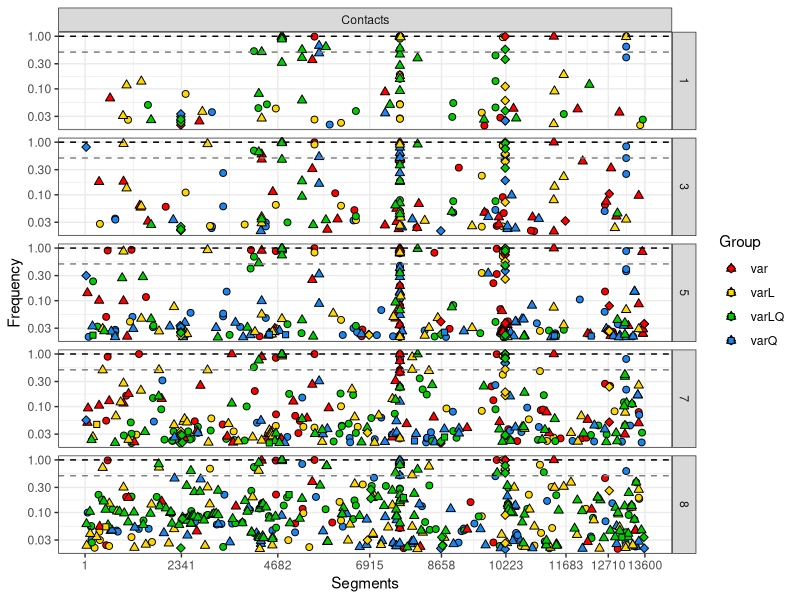
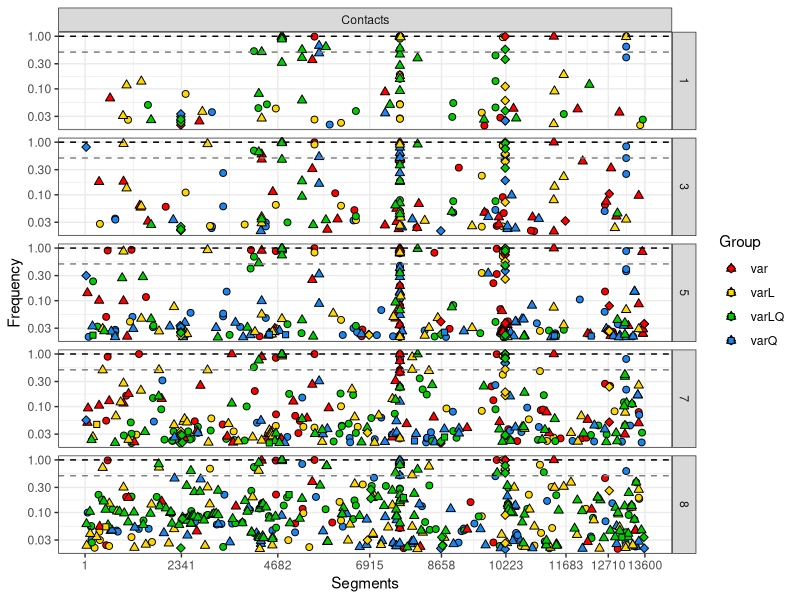

Write the R code that produced these figures, in order.
## ---- chunk 1
library(dplyr) 
library(ggplot2)
library(stringr)
## ---- chunk 2
## Import files and add headers
## Import Quail.Complete.txt
Quail.Complete <- read.table("Quail.Complete.txt", 
                             header = F, sep = "\t", stringsAsFactors = T)
colnames(Quail.Complete) <- c("Sample", "Quail", "day", "Expo", "Group")
Quail.Complete$Sample <- as.character(Quail.Complete$Sample)
##Erase trailing space in column "Samples"
Quail.Complete$Sample <-trimws(Quail.Complete$Sample,"r")

## Import Complete.Extended.AF.Cov.final.tsv
Complete.Extended.AF.Cov.final <-read.table("Complete.Extended.AF.Cov.final.tsv", head = F)
colnames(Complete.Extended.AF.Cov.final) <- 
  c("Segment", "Position", "Cov", "Length", "REF", "ALT", "Freq", "Sample")

## Complete.SNPdat.Ext.txt
Complete.SNPdat.Ext <- read.table("Complete.SNPdat.Ext.txt", 
                                  sep = "\t", stringsAsFactors=F, head = F, na.strings=c("","NA"))
colnames(Complete.SNPdat.Ext) <- 
  c("Segment", "Position", "REF-AA", "ALT-AA", "SYN", "Sample")

# Erase trailing spaces
Complete.SNPdat.Ext$SYN <-trimws(Complete.SNPdat.Ext$SYN)
# Replace "" for "O"
Complete.SNPdat.Ext$SYN[Complete.SNPdat.Ext$SYN ==""] <- "O"

## ---- chunk 3
## Join(s)

# Complete.SNPdat.Ext have duplicated entries based on synonymous mutations found 
# in the same positions within the same segment
Complete.SNPdat.Ext <- Complete.SNPdat.Ext %>% 
  unique()

# Convert columns to the same class
Complete.SNPdat.Ext$Position <- 
  as.character(Complete.SNPdat.Ext$Position)

Complete.Extended.AF.Cov.final$Segment <- 
  as.numeric(Complete.Extended.AF.Cov.final$Segment)

Complete.Extended.AF.Cov.final$Position <- 
  as.character(Complete.Extended.AF.Cov.final$Position)

Complete.SNPdat.Ext$Segment <- 
  as.numeric(Complete.SNPdat.Ext$Segment)

Complete.Extended.AF.Cov.final$Sample <-
  as.character(Complete.Extended.AF.Cov.final$Sample)

# Join
Complete.Extended.AF.Cov.SNPdat <- Complete.Extended.AF.Cov.final %>%
  left_join(Complete.SNPdat.Ext, by = c("Sample", "Segment", "Position")) 

# Add Quail information
Complete.Extended.AF.Cov.SNPdat.final <- Complete.Extended.AF.Cov.SNPdat %>%
  left_join(Quail.Complete, by = c("Sample")) 

# Erase trailing blank characters
Complete.Extended.AF.Cov.SNPdat.final$Expo <- 
  trimws(Complete.Extended.AF.Cov.SNPdat.final$Expo)
Complete.Extended.AF.Cov.SNPdat.final$Group <- 
  trimws(Complete.Extended.AF.Cov.SNPdat.final$Group)

## ---- chunk 4
#########                                           #############
# Fix annotation discrepancies and time points with fewer genomes#
########                                            #############

## Replace DC day dpi annotation for dpc annotation
# Create list
q = c("3" = "1",
      "5" = "3",
      "7" = "5",
      "9" = "7",
      "10" = "8")

# Substitute        
Complete.Extended.AF.Cov.SNPdat.final<-Complete.Extended.AF.Cov.SNPdat.final %>% 
  mutate(day = case_when(Expo == "DC" ~ str_replace_all(day, q),
                         TRUE ~ as.character(day)))

## Remove 9 dpi
Complete.Extended.AF.Cov.SNPdat.final <-
  Complete.Extended.AF.Cov.SNPdat.final %>% 
  filter(!(Expo == "DI" & day == 9)) 

## Flag nonsense mutations
Complete.Extended.AF.Cov.SNPdat.final <-
Complete.Extended.AF.Cov.SNPdat.final %>% 
  mutate(SYN = 
           case_when((is.na(`ALT-AA`) & SYN == "N") ~ str_replace(SYN, "N", "X"), 
                         TRUE ~ as.character(SYN)))

write.table(Complete.Extended.AF.Cov.SNPdat.final, 
            file = "Complete.Extended.AF.Cov.SNPdat.final.txt", 
            quote = F, sep="\t",
            row.names = FALSE)
## ---- chunk 5

## Filter DI and DC into SYN (Y), NONSYN (N), No.cod (O) and STOP (X)

## ----- DI
DI.Extended.AF.Cov.SNPdat.final.SYN <- 
  Complete.Extended.AF.Cov.SNPdat.final %>%
  filter(SYN == "Y" &  Expo == "DI") 

DI.Extended.AF.Cov.SNPdat.final.NONSYN <- 
  Complete.Extended.AF.Cov.SNPdat.final %>%
  filter(SYN == "N" &  Expo == "DI") 

DI.Extended.AF.Cov.SNPdat.final.No.cod <- 
  Complete.Extended.AF.Cov.SNPdat.final %>%
  filter(SYN == "O" &  Expo == "DI") 

DI.Extended.AF.Cov.SNPdat.final.STOP <- 
  Complete.Extended.AF.Cov.SNPdat.final %>%
  filter(SYN == "X" &  Expo == "DI") 

## ----- DC
DC.Extended.AF.Cov.SNPdat.final.SYN <- 
  Complete.Extended.AF.Cov.SNPdat.final %>%
  filter(SYN == "Y" &  Expo == "DC") 

DC.Extended.AF.Cov.SNPdat.final.NONSYN <- 
  Complete.Extended.AF.Cov.SNPdat.final %>%
  filter(SYN == "N" &  Expo == "DC") 

DC.Extended.AF.Cov.SNPdat.final.No.cod <- 
  Complete.Extended.AF.Cov.SNPdat.final %>%
  filter(SYN == "O" &  Expo == "DC") 

DC.Extended.AF.Cov.SNPdat.final.STOP <- 
  Complete.Extended.AF.Cov.SNPdat.final %>%
  filter(SYN == "X" &  Expo == "DC") 

## ---- chunk 6
## DC and DI plots are made separately
### Plot
# Assign colors
groupColors = c("var" = "red",
                "varL" = "gold",
                "varLQ" = "green3",
                "varQ" = "dodgerblue2")

Expo.label <- c("DI" = "Inoculated",
                "DC" = "Contacts")

DC.Extended.AF.Cov.SNPdat.plot <- 
    ggplot() + 
  geom_point(data = DC.Extended.AF.Cov.SNPdat.final.SYN, 
             aes(x=Length, y=Freq, fill = Group),
             shape=21, size = 2) + 
  geom_point(data = DC.Extended.AF.Cov.SNPdat.final.NONSYN, 
             aes(x=Length, y=Freq, fill = Group), 
             shape =24, size = 2) +
  geom_point(data = DC.Extended.AF.Cov.SNPdat.final.No.cod, 
             aes(x=Length, y=Freq, fill = Group), 
             shape =23, size = 2) +
  geom_point(data = DC.Extended.AF.Cov.SNPdat.final.STOP, 
             aes(x=Length, y=Freq, fill = Group), 
             shape =22, size = 2) +
  scale_fill_manual(values = groupColors) +
  geom_hline(yintercept = 0.5, colour= "grey50", linetype="dashed") +
  geom_hline(yintercept = 1, linetype="dashed") +
  scale_x_continuous(breaks = c(1, 2341, 4682, 6915, 8658, 
                                10223, 11683, 12710, 13600)) +
  theme(
    panel.grid.major = element_blank(), 
    panel.grid.minor = element_blank(),
    panel.background = element_blank(), 
    axis.line = element_line(colour = "black"),
    axis.text.x = element_blank(), 
    axis.text.y = element_text(face="bold", size=25)
  ) +
  scale_y_log10() +
  facet_grid(day ~ Expo, labeller = labeller(day = label_value, 
                                 Expo = Expo.label)) + 
  theme_bw() + 
  ylab("Frequency") + xlab("Segments")
print(DC.Extended.AF.Cov.SNPdat.plot)
ggsave("DC.Extended.AF.Cov.SNPdat.pdf", width=10, height=12.5, dpi=300)
